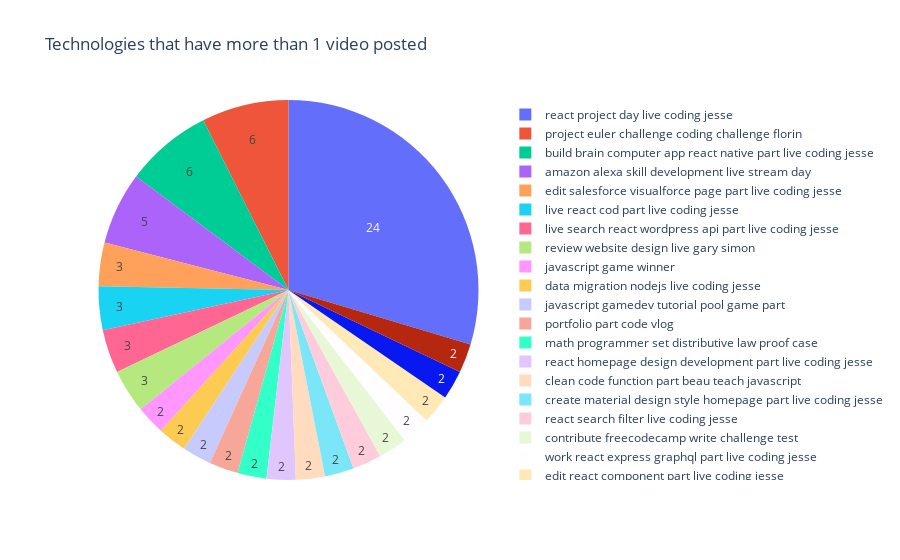

Here is the notebook cell this chart was saved with:
### Code cell
#clean_title has a set of keywords extacted using the nltk package we can use that to find out the most uploaded videos by topic 
video_df['clean_title'].value_counts()
count = video_df['clean_title'].value_counts()

#based on the keywords extracted in clean_title, find video categories that have more than 1 video posted on the channel
count = count.loc[count > 1]

#plot pie chart
fig_pie = px.pie(count, values=count.values, names= count.index, title ='Technologies that have more than 1 video posted')
fig_pie.update_traces(hoverinfo='label+percent', textinfo='value')
fig_pie.show()

### Figure 1 — Plotly figure (JSON) as saved in the notebook; plotly's stock layout.template omitted (floating-point values rounded to 4 significant figures)
{"data": [{"domain": {"x": [0, 1], "y": [0, 1]}, "hoverinfo": "label+percent", "hovertemplate": "index=%{label}<br>value=%{value}<extra></extra>", "labels": ["react project day live coding jesse", "project euler challenge coding challenge florin", "build brain computer app react native part live coding jesse", "amazon alexa skill development live stream day", "edit salesforce visualforce page part live coding jesse", "live react cod part live coding jesse", "live search react wordpress api part live coding jesse", "review website design live gary simon", "javascript game winner", "data migration nodejs live coding jesse", "javascript gamedev tutorial pool game part", "portfolio part code vlog", "math programmer set distributive law proof case", "react homepage design development part live coding jesse", "clean code function part beau teach javascript", "create material design style homepage part live coding jesse", "react search filter live coding jesse", "contribute freecodecamp write challenge test", "work react express graphql part live coding jesse", "edit react component part live coding jesse", "beau teach javascript", "calculus full college course"], "legendgroup": "", "name": "", "showlegend": true, "textinfo": "value", "type": "pie", "values": [24, 6, 6, 5, 3, 3, 3, 3, 2, 2, 2, 2, 2, 2, 2, 2, 2, 2, 2, 2, 2, 2]}], "layout": {"legend": {"tracegroupgap": 0}, "title": {"text": "Technologies that have more than 1 video posted"}}}
